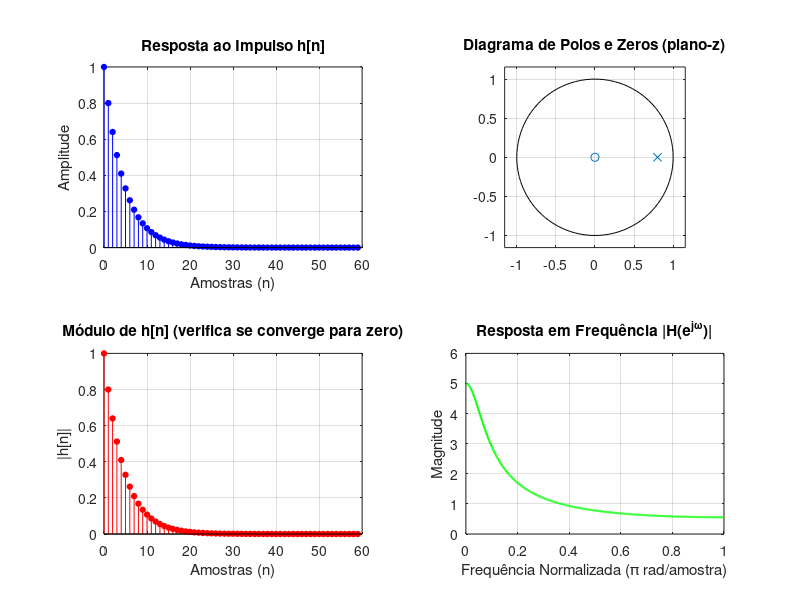

The MATLAB script that drew this image:
% QUESTÃO 7 - Resposta ao impulso e estabilidade
% Função de transferência: H(z) = 1 / (1 - 0.8*z^-1)
% Analisa se o sistema é estável pela resposta ao impulso
% e pela posição dos polos no plano-z


clear; clc; close all;

% Coeficientes do filtro (numerador e denominador)
% H(z) = 1 / (1 - 0.8*z^-1)  =>  b = [1], a = [1, -0.8]
b = [1];
a = [1, -0.8];

% --- Resposta ao impulso (via filtro aplicado ao delta) ---
N = 60;
delta = [1, zeros(1,N-1)];   % impulso unitário
h = filter(b, a, delta);

% --- Plotar resposta ao impulso ---
figure('Name','Questão 7 - Estabilidade','NumberTitle','off');

subplot(2,2,1);
stem(0:N-1, h, 'b', 'filled', 'MarkerSize', 4);
title('Resposta ao Impulso h[n]');
xlabel('Amostras (n)'); ylabel('Amplitude');
grid on;

% --- Diagrama de polos e zeros ---
subplot(2,2,2);
zplane(b, a);
title('Diagrama de Polos e Zeros (plano-z)');
% Polo em z = 0.8 (dentro do círculo unitário -> estável)

% --- Módulo da resposta ao impulso (decaimento) ---
subplot(2,2,3);
stem(0:N-1, abs(h), 'r', 'filled', 'MarkerSize', 4);
title('Módulo de h[n] (verifica se converge para zero)');
xlabel('Amostras (n)'); ylabel('|h[n]|');
grid on;

% --- Resposta em frequência ---
subplot(2,2,4);
[H, w] = freqz(b, a, 512);
plot(w/pi, abs(H), 'g', 'LineWidth', 1.5);
title('Resposta em Frequência |H(e^{j\omega})|');
xlabel('Frequência Normalizada (\pi rad/amostra)');
ylabel('Magnitude'); grid on;

% --- Verificar estabilidade ---
polos = roots(a);

fprintf('=== Análise de Estabilidade ===\n');
fprintf('Polo(s) do sistema: z = %.4f\n', polos);
fprintf('Módulo do polo: |z| = %.4f\n', abs(polos));

if all(abs(polos) < 1)
    fprintf('STATUS: SISTEMA ESTÁVEL\n');
    fprintf('(Todos os polos estão dentro do círculo unitário)\n');
else
    fprintf('STATUS: SISTEMA INSTÁVEL\n');
    fprintf('(Existe polo fora do círculo unitário)\n');
end

fprintf('\nValor de h[n] em n=0: %.4f\n', h(1));
fprintf('Valor de h[n] em n=%d: %.2e\n', N-1, h(end));
fprintf('A sequência vai decaindo para zero -> confirma estabilidade\n');

% DISCUSSÃO:
% O polo de H(z) está em z = 0.8, que tem módulo 0.8 < 1.
% Como o polo está dentro do círculo unitário no plano-z,
% o sistema é estável. Isso se confirma olhando h[n]:
% a sequência começa em 1 e vai decaindo exponencialmente,
% convergindo para zero. Se o polo fosse > 1 (ex: z=1.2),
% h[n] cresceria indefinidamente = sistema instável.
